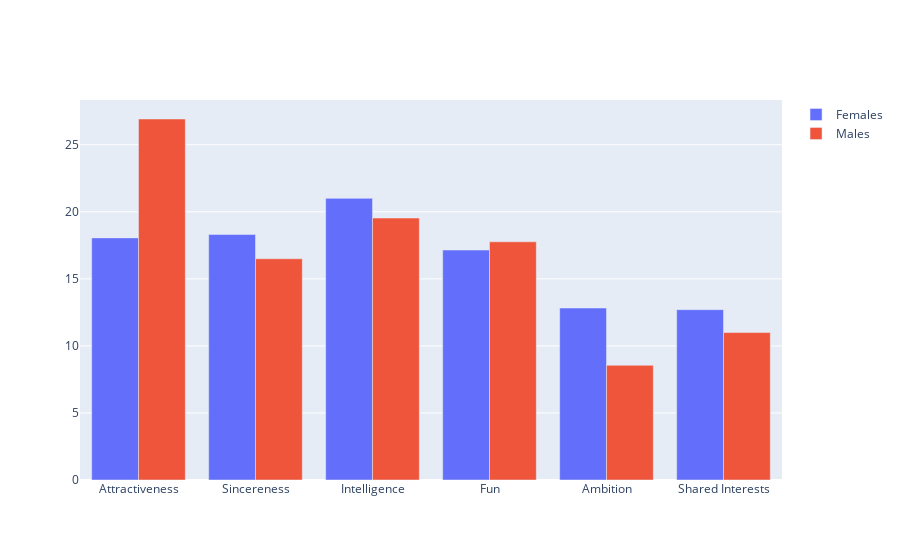

Here is the notebook cell this chart was saved with:
### Code cell
fig = go.Figure()
fig.add_trace(go.Bar(y=interests.iloc[0], x=interests.columns.values, name='Females'))
fig.add_trace(go.Bar(y=interests.iloc[1], x=interests.columns.values, name='Males'))
fig.show()

### Figure 1 — Plotly figure (JSON) as saved in the notebook; plotly's stock layout.template omitted (floating-point values rounded to 4 significant figures)
{"data": [{"name": "Females", "type": "bar", "x": ["Attractiveness", "Sincereness", "Intelligence", "Fun", "Ambition", "Shared Interests"], "y": [18.06, 18.31, 21.0, 17.15, 12.83, 12.7]}, {"name": "Males", "type": "bar", "x": ["Attractiveness", "Sincereness", "Intelligence", "Fun", "Ambition", "Shared Interests"], "y": [26.92, 16.5, 19.54, 17.76, 8.553, 11.0]}], "layout": {}}
